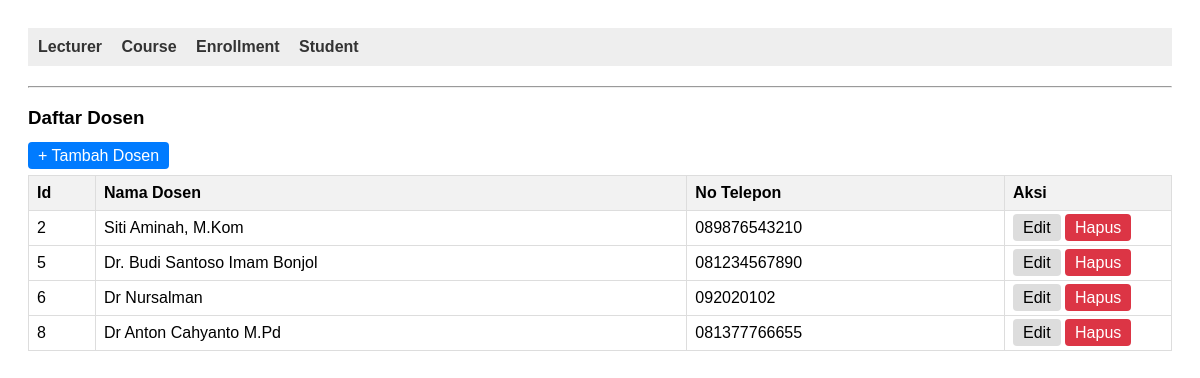
/index.php?entity=lecturer, run on the app's committed database.
### tables this page shows
CREATE TABLE `lecturer` (
  `lecturer_id` int(11) NOT NULL,
  `lecturer_name` varchar(100) NOT NULL,
  `phone` varchar(20) DEFAULT NULL
);

### models/Lecturer.php (called while the page is built, shortened)
<?php
include_once __DIR__ . '/../config/DB.php';
class Lecturer
{
    private $conn;
    private $table = "lecturer";
    public function __construct()
    {
        $database = new DB();
        $this->conn = $database->getConnection();
    }
    public function getAll()
    {
        $query = "SELECT * FROM " . $this->table;
        $stmt = $this->conn->prepare($query);
        $stmt->execute();
        return $stmt->fetchAll(PDO::FETCH_ASSOC);
    }
}

### config/DB.php (called while the page is built, shortened)
<?php
class DB
{
    private $host = "localhost";
    private $database = "sistem_akademik";
    private $username = "root";
    private $password = "";
    public function getConnection()
    {
        $this->conn = null;
        try {
            $this->conn = new PDO("mysql:host=" . $this->host . ";dbname=" . $this->database, $this->username, $this->password);
            $this->conn->setAttribute(PDO::ATTR_ERRMODE, PDO::ERRMODE_EXCEPTION);
        } catch (PDOException $exception) {
            echo "Connection error: " . $exception->getMessage();
        }
        return $this->conn;
    }
}

### viewmodels/LecturerViewModel.php (called while the page is built, shortened)
<?php
include_once __DIR__ . '/../models/Lecturer.php';
class LecturerViewModel
{
    private $lecturer;
    public function __construct()
    {
        $this->lecturer = new Lecturer();
    }
    public function getLecturerList()
    {
        return $this->lecturer->getAll();
    }
}

### views/lecturer_list.php (the view, shortened to what this page needs)
<?php
include_once __DIR__ . '/template/header.php';
?>
<div class="container mt-4">
    <div class="row mb-3">
        <div class="col-md-6">
            <h3>Daftar Dosen</h3>
        </div>
        <div class="col-md-6 text-end">
            <a href="index.php?entity=lecturer&action=add" class="btn btn-primary">
                + Tambah Dosen
            </a>
        </div>
    </div>
    <table class="table table-bordered table-striped table-hover">
        <thead class="table-dark">
            <tr>
                <th width="50">Id</th>
                <th>Nama Dosen</th>
                <th>No Telepon</th>
                <th width="150">Aksi</th>
            </tr>
        </thead>
        <tbody>
            <?php
            if (!empty($lecturerList)) {
                foreach ($lecturerList as $lecturer) {
            ?>
                    <tr>
                        <td><?= htmlspecialchars($lecturer['lecturer_id']) ?></td>
                        <td><?= htmlspecialchars($lecturer['lecturer_name']) ?></td>
                        <td><?= htmlspecialchars($lecturer['phone']) ?></td>
                        <td>
                            <a href="index.php?entity=lecturer&action=edit&id=<?= $lecturer['lecturer_id'] ?>"
                                class="btn btn-sm btn-warning">Edit</a>
                            <a href="index.php?entity=lecturer&action=delete&id=<?= $lecturer['lecturer_id'] ?>"
                                onclick="return confirm('Yakin ingin menghapus data <?= $lecturer['lecturer_name'] ?>?');"
                                class="btn btn-sm btn-danger">Hapus</a>
                        </td>
                    </tr>
                <?php
                }
            } else {
                ?>
                <tr>
                    <td colspan="5" class="text-center">Belum ada data dosen.</td>
                </tr>
            <?php
            }
            ?>
        </tbody>
    </table>
</div>
<?php
include_once __DIR__ . '/template/footer.php';
?>

### views/template/header.php (style rules this page uses)
body { font-family: sans-serif; padding: 20px; }
table { border-collapse: collapse; width: 100%; margin-top: 10px; }
th, td { border: 1px solid #ddd; padding: 8px; text-align: left; }
th { background-color: #f2f2f2; }
.btn { padding: 5px 10px; text-decoration: none; background: #ddd; color: black; border-radius: 4px; }
.btn-primary { background: #007bff; color: white; }
.btn-danger { background: #dc3545; color: white; }

### data on the page
lecturer: lecturer_id "2", lecturer_name "Siti Aminah, M.Kom", phone "089876543210"
lecturer: lecturer_id "5", lecturer_name "Dr. Budi Santoso Imam Bonjol", phone "081234567890"
lecturer: lecturer_id "6", lecturer_name "Dr Nursalman", phone "092020102"
lecturer: lecturer_id "8", lecturer_name "Dr Anton Cahyanto M.Pd", phone "081377766655"
